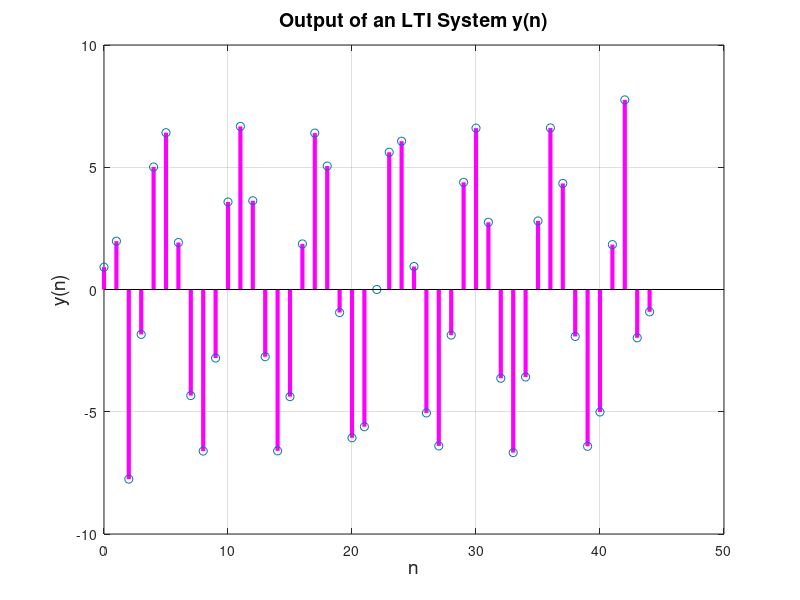
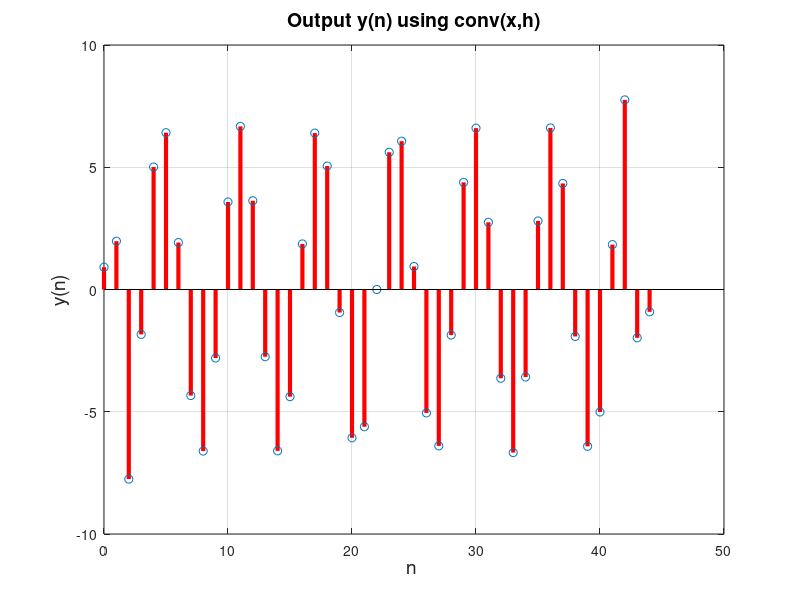

Reproduce these figures in MATLAB, in order.
clear variables
close all
n = -20:20;
x = sin(n);            
h = [-1,-2,8,-2,-1];  
N = length(x);
M = length(h);
Ny = N + M -1;
y = zeros(1,Ny);
for i = 1:N
      for k = 1:M
       y(i+k-1) = y(i+k-1) + h(k)*x(i);
      end
end
m = 0: Ny-1;
% Make plot
figure
stem(m,y,'linewidth',3,'color','m')
grid;
a = title('Output of an LTI System y(n)');
set(a,'fontsize',14);
a = ylabel('y(n)');
set(a,'Fontsize',14);
a = xlabel('n');
set(a,'Fontsize',14);
% Using matlab built in function (you get the same results)
figure
y2 = conv(x,h);
stem(m,y2,'linewidth',3,'color','r')
grid;
a = title('Output y(n) using conv(x,h)');
set(a,'fontsize',14);
a = ylabel('y(n)');
set(a,'Fontsize',14);
a = xlabel('n ');
set(a,'Fontsize',14);


